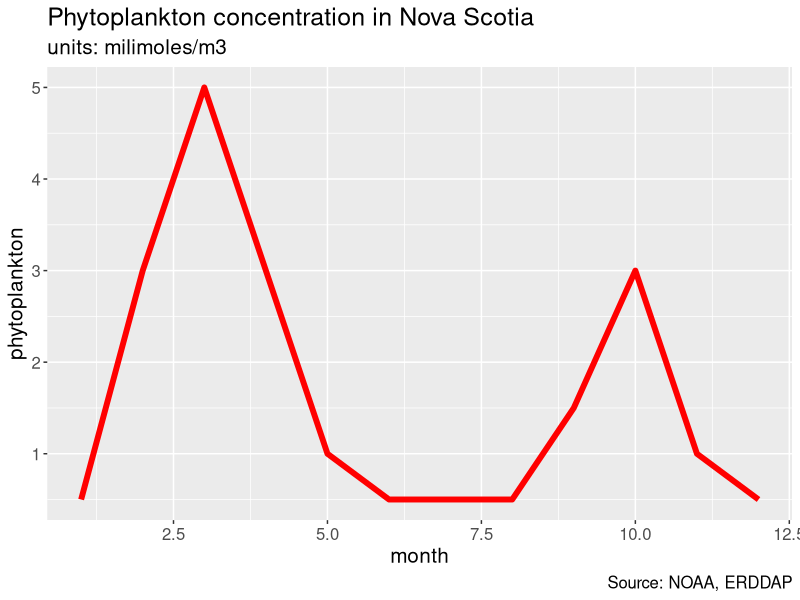

Write R code to recreate this figure.
# Import library
library(ggplot2)

# Load data
data <- read.csv("phytoplankton_data.csv", header =TRUE)

# Make plot
ggplot(data, aes(x=month, y=phytoplankton)) + 
  geom_line(colour = "red", size=2) + 
  labs(title="Phytoplankton concentration in Nova Scotia",
       subtitle="units: milimoles/m3",
       caption="Source: NOAA, ERDDAP") +
  theme(text = element_text(size=15))

